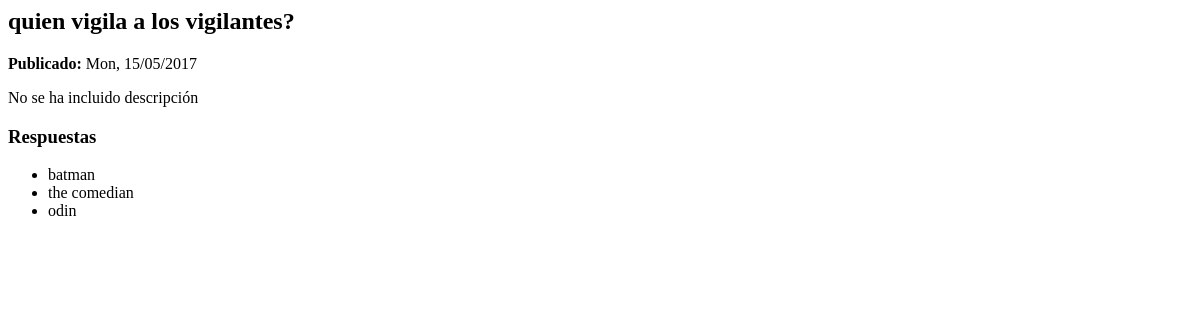
/preguntas/1/, run on an earlier commit of the app's database.
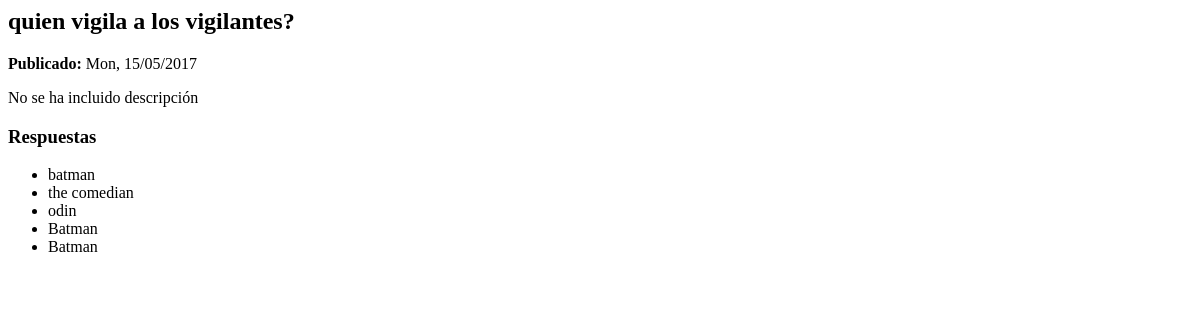
And on a later commit of the database.
### preguntar/models.py (models this page shows, shortened)
class Pregunta(models.Model):
	asunto = models.CharField(max_length=200)
	descripcion = models.TextField()
	fecha = models.DateTimeField(auto_now_add=True)
	def publicadoHoy(self):
		return self.fecha.date() == timezone.now().date()
	publicadoHoy.boolean = True
	publicadoHoy.descripcionCorta = 'Preguntado hoy?'

class Respuesta(models.Model):
	Pregunta = models.ForeignKey(Pregunta)
	contenido = models.TextField()
	mejor = models.BooleanField("The Best is ",default=False)

### preguntar/views.py (the view)
# urls.py: url(r'^preguntas/(?P<pregunta_id>\d+)/$', views.detalle, name="detalle"),
def detalle(request, pregunta_id):
	pregunta = get_object_or_404(Pregunta,pk=pregunta_id)
	return render_to_response("preguntar/detalle.html",{"pregunta": pregunta})

### templates/preguntar/detalle.html (shortened to what this page needs)
<html>
	<head>
	</head>
	<body>
		<h2>{{pregunta.asunto}}?</h2>
		<p><b>Publicado:</b> {{pregunta.fecha|date:"D, d/m/Y"}}</p>
		<p>
		{% if pregunta.descripcion %}
			{{pregunta.descripcion}}
		{% else %}
			No se ha incluido descripción
		{% endif %}
		</p>
	<h3>Respuestas</h3>
	<ul>
		{% for respuesta in pregunta.respuesta_set.all %}
			<li>{{respuesta.contenido|safe}}</li>
		{% empty %}
			<li>Aún no hay respuestas</li>
		{% endfor %}
	</ul>
	</body>
	</html>

What changed in the data, as far as the page shows it:
added Respuesta: contenido "Batman"
added Respuesta: contenido "Batman"
